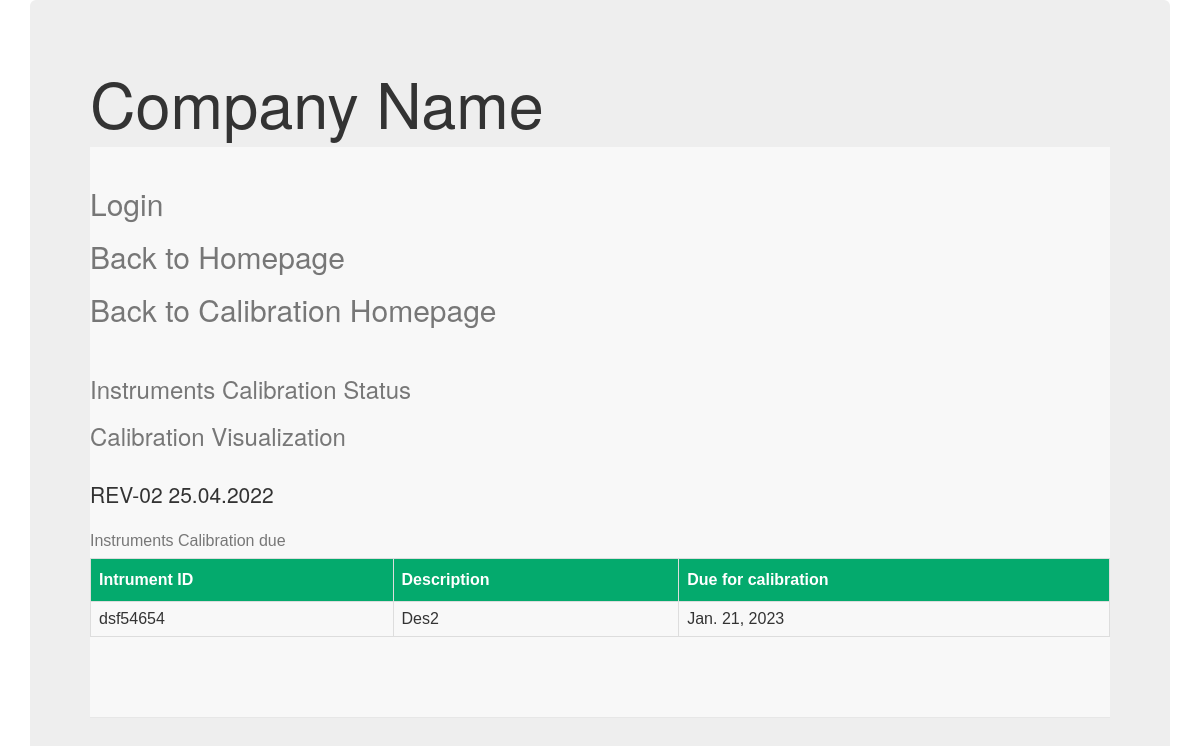
/Instruments, run on the app's committed database.
### Calibration/models.py (models this page shows, shortened)
class Instruments_List(models.Model):
    result=(   ("Accepted","Accepted"),
                ("Rejected","Rejected"),
                ("Conditionally_accepted","Conditionally_accepted"),
                 ("Not_Claibrated","Not_calibrated")
                )
    Description = models.CharField(max_length=100,blank=True,null=True)
    Intrument_Serial_No = models.CharField(max_length=100,blank=True,null=True)
    Range = models.CharField(max_length=100,blank=True,null=True)
    Least_count = models.CharField(max_length=100,blank=True,null=True)
    Make = models.CharField(max_length=100,blank=True,null=True)
    Intrument_ID = models.CharField(max_length=100,blank=True,null=True)
    Calibration_Freq = models.IntegerField(blank=True,null=True)
    Calibration_Plan =models.DateField(null=True,blank=True)
    Date_of_Calibration =models.DateField(null=True,blank=True)
    Next_calibration_Due =models.DateField(editable=False,null=True,blank=True)
    Status = models.CharField(max_length=100,choices = result)
    Report_No= models.CharField(max_length=100,blank=True,null=True)
    Calibration_report1 =models.FileField(upload_to='Calibration/Instruments',blank=True,null=True)
    Calibration_report2 =models.FileField(upload_to='Calibration/Instruments',blank=True,null=True)
    FN = models.CharField(max_length=100, default="REV-01 14.05.2022",blank=True,null=True)

### Calibration/views.py (the view)
# urls.py: path('Instruments',views.Instruments_Listview.as_view() , name='Instruments'),
class Instruments_Listview(ListView):
    context_object_name = 'Instruments'
    model = Instruments_List
    template_name=  'Calibration3.html'
    now = datetime.datetime.now()
    after = now + datetime.timedelta(days=7)
    queryset = Instruments_List.objects.filter(Next_calibration_Due__lte = after)
    ordering = ['Next_calibration_Due']

### templates/Calibration3.html (shortened to what this page needs)
<html lang="en" dir="ltr">
  <head>
    <link rel="stylesheet" href="https://maxcdn.bootstrapcdn.com/bootstrap/3.3.7/css/bootstrap.min.css"
  </head>
  <body>
    <div class="container">
    <div class="jumbotron">
    <h1>Company Name </h1>
      <nav class="navbar navbar-default navbar-static-top"
      <ul  class="nav navbar-nav"><br>
    <h2><a class="navbar-link", href="{% url "admin:index" %}">Login</a></h2>
    <h2><a class="navbar-link", href="{% url "home" %}">Back to Homepage</a></h2>
    <h2><a class="navbar-link", href="{% url "Instruments3" %}">Back to Calibration Homepage</a></h2><br>
    <h3><a class="navbar-link" href="{% url "Instruments2" %}">Instruments Calibration Status</a></h3>
    <h3><a class="navbar-link" href="{% url "Cal2" %}">Calibration Visualization</a></h3><br>
   {% if Instruments %}
      <p>REV-02 25.04.2022</p>
      <table id="customers">
          <caption>Instruments Calibration due</caption>
         <thead>
           <th>Intrument ID</th>
           <th>Description</th>
           <th>Due for calibration</th>
        </thead>
          {% for acc in Instruments %}
          <tr>
            <td>{{acc.Intrument_ID}}</td>
            <td>{{acc.Description}}</td>
            <td>{{ acc.Next_calibration_Due }}</td>
          </tr>
          {% endfor %}
      </table>
      {% else %}
      <p>Instruments No due for Calibration</p>
      {% endif %}
      <br>  <br>  <br>  <br>

### templates/Calibration3.html (style rules this page uses)
#customers { font-family: Arial, Helvetica, sans-serif; border-collapse: collapse; width: 100%; }
#customers td, #customers th { border: 1px solid #ddd; padding: 8px; }
#customers th { padding-top: 12px; padding-bottom: 12px; text-align: left; background-color: #04AA6D; color: white; }

### data on the page
Instruments_List: Intrument_ID "dsf54654", Description "Des2", Next_calibration_Due "Jan. 21, 2023"
